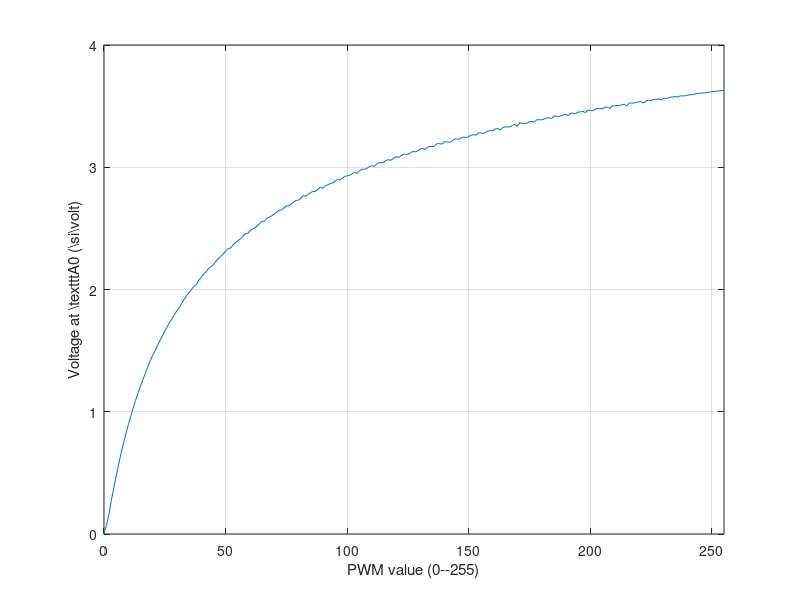

Reproduce this figure in MATLAB.
data = dlmread('steadystate.csv', ',');

plot(data(:,1), data(:,3));
xlabel('PWM value (0--255)');
ylabel('Voltage at \texttt{A0} (\si{\volt})');
axis([0, 255]);
grid on
#set(gcf, 'paperposition', [0 0 8.00000 6.00000]);
#set(gcf, 'papersize', [8 6]);
#get(gcf);
#get(gca)
##set(gca,'LooseInset',get(gca,'TightInset'));
#set(gca, 'LooseInset', [0.01, 0.07, 0.01, 0.01]);
print('steady_state', '-depslatex', '-mono', '-tight');
